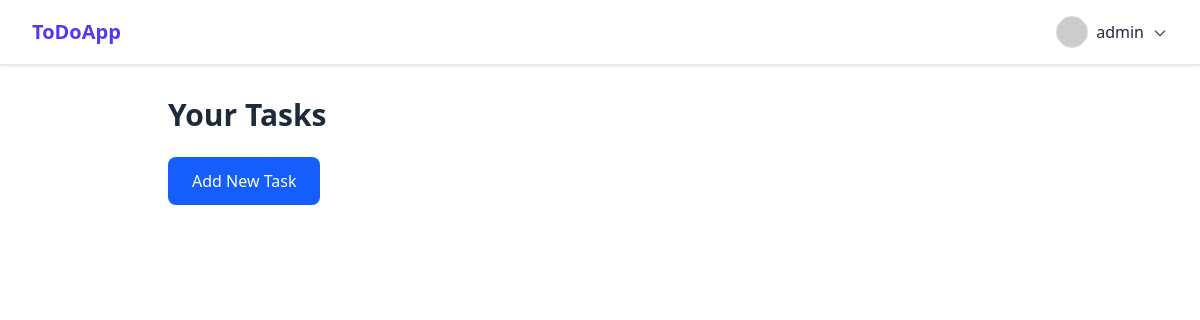
The page /task_list/ (signed in) on the database as committed earlier.
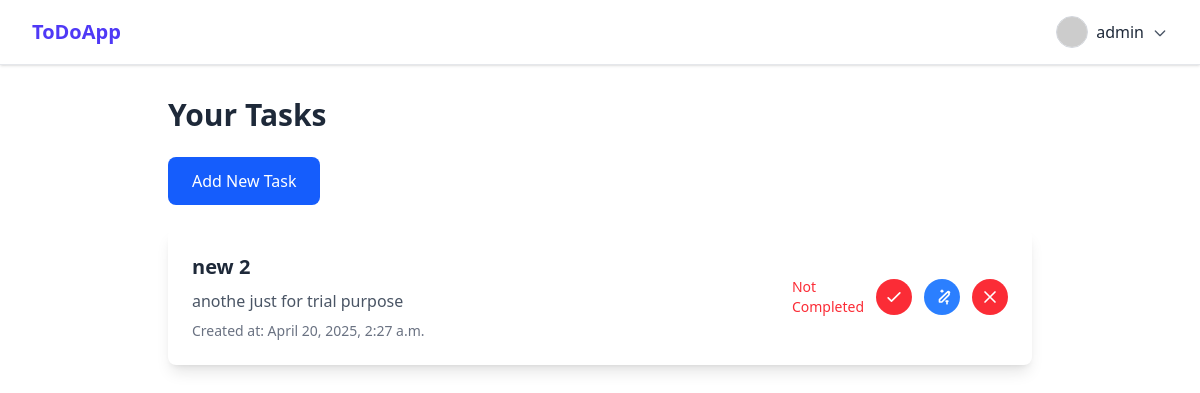
The same page on the database as committed later.
### list/models.py (models this page shows, shortened)
class Task(models.Model):
    user = models.ForeignKey(User, on_delete=models.CASCADE)
    title = models.CharField(max_length=70)
    description = models.TextField(max_length=200)
    created_at = models.DateTimeField(auto_now_add=True)
    completed = models.BooleanField(default=False)

### list/views.py (the view)
# urls.py: path("task_list/",views.task_list, name="task_list"),
@login_required
def task_list(request):
    tasks = Task.objects.filter(user=request.user).order_by('-created_at')
    return render(request, 'task_list.html', {'tasks': tasks})

### list/templates/task_list.html
{% extends 'base.html' %}
{% block content %}
  <div class="max-w-4xl mx-auto px-4 py-8">
    <h1 class="text-3xl font-semibold text-gray-800 mb-6 text-center sm:text-left">Your Tasks</h1>
    <div class="flex justify-center sm:justify-start mb-6">
      <a href="{% url 'list:add_task' %}" class="inline-block px-6 py-3 bg-blue-600 text-white rounded-lg hover:bg-blue-700 transition duration-300 text-sm sm:text-base">
        Add New Task
      </a>
    </div>
    <div class="space-y-6">
      {% for task in tasks %}
        <div class="bg-white p-4 sm:p-6 rounded-lg shadow-lg hover:shadow-xl transition duration-300">
          <div class="flex flex-col sm:flex-row justify-between items-start sm:items-center gap-4">
            <div class="w-full">
              <h2 class="text-lg sm:text-xl font-semibold text-gray-800">{{ task.title }}</h2>
              <p class="text-gray-600 mt-2 text-sm sm:text-base">{{ task.description }}</p>
              <small class="text-gray-500 mt-2 block text-xs sm:text-sm">Created at: {{ task.created_at }}</small>
            </div>
            <div class="flex items-center flex-wrap sm:flex-nowrap gap-2 sm:gap-3 mt-2 sm:mt-0">
              <span class="text-xs sm:text-sm text-gray-500 block sm:inline w-full sm:w-auto text-center sm:text-left">
                {% if task.completed %}
                  <span class="text-green-500">Completed</span>
                {% else %}
                  <span class="text-red-500">Not Completed</span>
                {% endif %}
              </span>
              {% if task.id %}
                <a href="{% url 'list:toggle_task' task.id %}"
                class="p-2 rounded-full transition
                {% if task.completed %}
                  bg-green-500 hover:bg-green-600
                {% else %}
                  bg-red-500 hover:bg-red-600
                {% endif %}"
                title="{% if task.completed %}Mark as Incomplete{% else %}Mark as Completed{% endif %}"
                aria-label="{% if task.completed %}Mark as Incomplete{% else %}Mark as Completed{% endif %}">
                {% if task.completed %}
                  <svg xmlns="http://www.w3.org/2000/svg" class="w-5 h-5 text-white" fill="none" viewBox="0 0 24 24" stroke="currentColor">
                    <path stroke-linecap="round" stroke-linejoin="round" stroke-width="2" d="M18 12H6" />
                  </svg>
                {% else %}
                  <svg xmlns="http://www.w3.org/2000/svg" class="w-5 h-5 text-white" fill="none" viewBox="0 0 24 24" stroke="currentColor">
                    <path stroke-linecap="round" stroke-linejoin="round" stroke-width="2" d="M5 13l4 4L19 7" />
                  </svg>
                {% endif %}
                </a>
                <a href="{% url 'list:edit_task' task.id %}" class="p-2 bg-blue-500 hover:bg-blue-600 text-white rounded-full transition" title="Edit Task">
                  <svg xmlns="http://www.w3.org/2000/svg" class="w-5 h-5" fill="none" viewBox="0 0 24 24" stroke="currentColor">
                    <path stroke-linecap="round" stroke-linejoin="round" stroke-width="2" d="M11 5h2M12 4v2m6 14v-2m1-1h-2m4-10.586a2 2 0 00-2.828 0L9 15.172V18h2.828l8.172-8.172a2 2 0 000-2.828z" />
                  </svg>
                </a>
                <a href="{% url 'list:delete_task' task.id %}" onclick="return confirm('Are you sure you want to delete this task?');" class="p-2 bg-red-500 hover:bg-red-600 text-white rounded-full transition" title="Delete Task">
                  <svg xmlns="http://www.w3.org/2000/svg" class="w-5 h-5" fill="none" viewBox="0 0 24 24" stroke="currentColor">
                    <path stroke-linecap="round" stroke-linejoin="round" stroke-width="2" d="M6 18L18 6M6 6l12 12" />
                  </svg>
                </a>
              {% endif %}
            </div>
          </div>
        </div>
      {% endfor %}
    </div>
  </div>
{% endblock %}

### templates/base.html (shortened to what this page needs)
<!DOCTYPE html>
<html lang="en">
<head>
        <script src="https://cdn.jsdelivr.net/npm/@tailwindcss/browser@4"></script>
</head>
<body>
    <nav class="bg-white border-b border-gray-200 shadow-sm sticky top-0 z-50">
        <div class="max-w-7xl mx-auto px-4 sm:px-6 lg:px-8">
          <div class="flex justify-between h-16 items-center">
            <a href="{% url 'list:index' %}" class="text-xl font-bold text-indigo-600">ToDoApp</a>
            <div class="hidden md:flex items-center gap-6">
              {% if user.is_authenticated %}
                <div class="relative group">
                  <button class="flex items-center gap-2 focus:outline-none">
                    <img src="https://i.pravatar.cc/150?u={{ user.username }}" alt="Avatar"
                         class="w-8 h-8 rounded-full border border-gray-300">
                    <span class="text-gray-800 font-medium">{{ user.username }}</span>
                    <svg class="w-4 h-4 mt-[1px] text-gray-600" fill="none" stroke="currentColor" stroke-width="2"
                         viewBox="0 0 24 24" stroke-linecap="round" stroke-linejoin="round">
                      <path d="M19 9l-7 7-7-7"/>
                    </svg>
                  </button>
                </div>
              {% endif %}
            </div>
          </div>
        </div>
      </nav>
      {% block content %}{% endblock %}
</body>
</html>

Rows that differ between the two databases and show on the page:
added Task: title "new 2", description "anothe just for trial purpose", created_at "April 20, 2025, 2:27 a.m.", completed "Not Completed"
